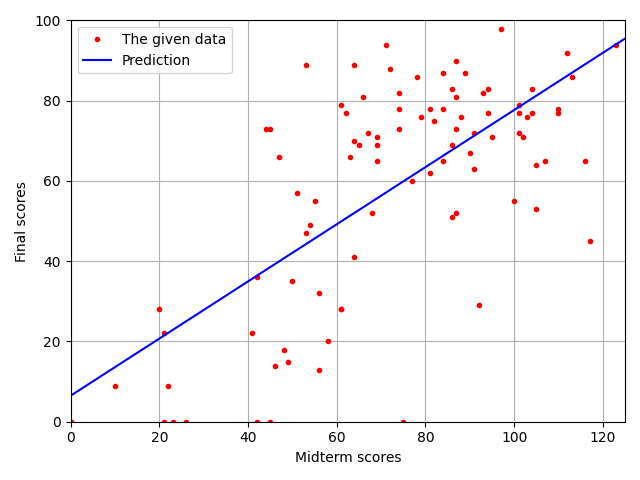

Recreate this plot in Python.
import numpy as np
import matplotlib.pyplot as plt

if __name__ == '__main__':
    midterm_range = np.array([0, 125])
    final_range = np.array([0, 100])

    # Load score data
    class_kr = np.loadtxt('data/class_score_kr.csv', delimiter=',')
    class_en = np.loadtxt('data/class_score_en.csv', delimiter=',')
    data = np.vstack((class_kr, class_en))

    # Estimate a line: final = slope * midterm + y_intercept
    line = [0, 0] # TODO) Find the best [slope, y_intercept] from 'data'

    x = data[:, 0]                                # midterm
    y = data[:, 1]                                # final
    X = np.column_stack([x, np.ones_like(x)])     # design matrix [x, 1]
    theta = np.linalg.pinv(X) @ y                 # [w, b] via pseudoinverse
    line = [float(theta[0]), float(theta[1])]

    # Predict scores
    final = lambda midterm: line[0] * midterm + line[1]
    while True:
        try:
            given = input('Q) Please input your midterm score (Enter or -1: exit)? ')
            if given == '' or float(given) < 0:
                break
            print(f'A) Your final score is expected to be {final(float(given)):.3f}.')
        except Exception as ex:
            print(f'Cannot answer the question. (message: {ex})')
            break

    # Plot scores and the estimated line
    plt.figure()
    plt.plot(data[:,0], data[:,1], 'r.', label='The given data')
    plt.plot(midterm_range, final(midterm_range), 'b-', label='Prediction')
    plt.xlabel('Midterm scores')
    plt.ylabel('Final scores')
    plt.xlim(midterm_range)
    plt.ylim(final_range)
    plt.grid()
    plt.legend()
    plt.show()
